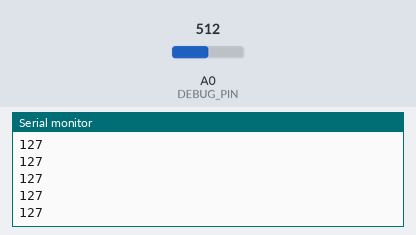
Recording of a sketch running on a simulated Arduino Leonardo, built with avr-gcc and run on an emulated ATmega32U4. Parts: the last lines printed to the serial monitor. The inputs (shaded band) are chosen by the test bench; at power-on: A0 (DEBUG_PIN) = 512.

Above: at 1.2 s.
1.3 s: A0 (DEBUG_PIN) set to 122
At 2.0 s:
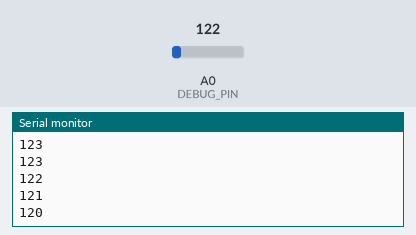
2.8 s: A0 (DEBUG_PIN) set to 90
At 3.3 s:
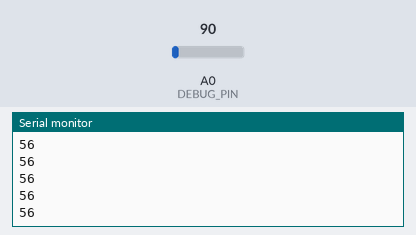
Timing chart, 0 to 5.8 s (numbered marks = the images above; inputs shaded):
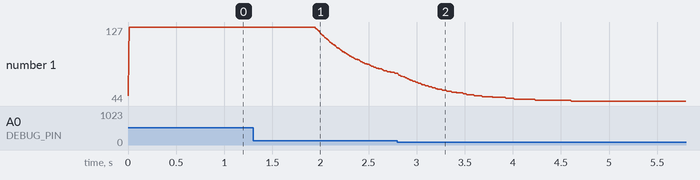

The sketch:

MidiPiezos.ino
```cpp
// (licence header left out)
#include "MIDIUSB.h"

// PIEZO SENSOR MIDI BOARD

// globals --------------------------------------------------------------------
#define MIDI_CHANNEL 1
// all the inputs must have a sensor connected, otherwise you will get noisy outputs
#define INPUTS 6
// decomment for console output instead of midi
#define CONSOLE_DEBUG
// this has to be a negative number, avoid unwanted retriggering of piezo
#define HYSTERESYS -30

// custom flags for console outputs
#ifdef CONSOLE_DEBUG
    // select the debug pin
    #define DEBUG_PIN A0
    // plot the signal
    #define DEBUG_PLOT
    // plot the signal without filtering
    //#define DEBUG_PLOT_RAW

    // test values
    #define TEST_GATE_LO 40
    #define TEST_GATE_HI 600
    #define TEST_ENV_LO 10
    #define TEST_ENV_HI 240
#endif

// for setting custom value to each different sensors
// go inside the setup to the CUSTOM VALUES section

// globals end --------------------------------------------------------------------

#ifdef CONSOLE_DEBUG
    #define INPUTS 1
#endif

// sensor struct ...-----------------------------------------------------------
struct PiezoInput {
    int pin;
    bool gateOut;
    int  gateThresholdMin;
    int  gateThresholdMax;
    int  gateCounter;
    bool gateDirection;
    int  gateNote;
    bool envOut;
    int  envThresholdMin;
    int  envThresholdMax;
    float envAtkCoeff;
    float envRelCoeff;
    float envYn;
    int  envCC;
    int envLastOutput;
    int lastValue;
};

// ----------------------------------------------------------------------------
PiezoInput sensors[INPUTS];

void setup() {

    // default values
    for (int i = 0; i < INPUTS; ++i) {
        sensors[i].pin = A0 + i;
        sensors[i].lastValue = 0;
        sensors[i].gateCounter = 1;
        sensors[i].gateDirection = false;
        sensors[i].envYn = 0.0f;
        sensors[i].envLastOutput = 0;

        sensors[i].gateOut = true;
        sensors[i].gateThresholdMin = 10;
        sensors[i].gateThresholdMax = 100;
        sensors[i].gateNote = 60 + i;

        sensors[i].envOut = true;
        sensors[i].envThresholdMin = 20;
        sensors[i].envThresholdMax = 400;
        sensors[i].envAtkCoeff = 0.8f;
        sensors[i].envRelCoeff = 0.98f;
        sensors[i].envCC = i + 1;
    }

#ifndef CONSOLE_DEBUG
    // set up custom values for the sketch here ------------CUSTOM VALUES---------------
    // example tested with drumkit

    // HI HAT
    sensors[0].gateThresholdMin = 5;
    sensors[0].gateThresholdMax = 800;
    sensors[0].envThresholdMin = 10;
    sensors[0].envThresholdMax = 200;
    sensors[0].envRelCoeff = 0.9f;

    // KICK
    sensors[1].gateThresholdMin = 250;
    sensors[1].gateThresholdMax = 1024;
    sensors[1].envThresholdMin = 350;
    sensors[1].envThresholdMax = 750;

    // SNARE
    sensors[2].gateThresholdMin = 80;
    sensors[2].gateThresholdMax = 800;
    sensors[2].envThresholdMin = 80;
    sensors[2].envThresholdMax = 600;

    // TOM 1
    sensors[3].gateThresholdMin = 200;
    sensors[3].gateThresholdMax = 800;
    sensors[3].envThresholdMin = 120;
    sensors[3].envThresholdMax = 550;

    // TOM 2
    sensors[4].gateThresholdMin = 200;
    sensors[4].gateThresholdMax = 900;
    sensors[4].envThresholdMin = 200;
    sensors[4].envThresholdMax = 650;

    // RIDE
    sensors[5].gateThresholdMin = 40;
    sensors[5].gateThresholdMax = 600;
    sensors[5].envThresholdMin = 10;
    sensors[5].envThresholdMax = 240;
    sensors[5].envRelCoeff = 0.99f;
    // ------------------------------end custom values----------------------------------

#else
    // TEST VALUES
    sensors[0].pin = DEBUG_PIN;
    sensors[0].gateThresholdMin = TEST_GATE_LO;
    sensors[0].gateThresholdMax = TEST_GATE_HI;
    sensors[0].envThresholdMin = TEST_ENV_LO;
    sensors[0].envThresholdMax = TEST_ENV_HI;
    sensors[0].envRelCoeff = 0.99f;
#endif

#ifdef CONSOLE_DEBUG
    Serial.begin(57600);
#endif
}

// helper methods -------------------------------------------------------------
void noteOn(byte channel, byte pitch, byte velocity) {
  midiEventPacket_t noteOn = {0x09, 0x90 | channel, pitch, velocity};
  MidiUSB.sendMIDI(noteOn);
}

void noteOff(byte channel, byte pitch, byte velocity) {
  midiEventPacket_t noteOff = {0x08, 0x80 | channel, pitch, velocity};
  MidiUSB.sendMIDI(noteOff);
}

void controlChange(byte channel, byte control, byte value) {
  midiEventPacket_t event = {0x0B, 0xB0 | channel, control, value};
  MidiUSB.sendMIDI(event);
}

// loop -----------------------------------------------------------------------
void loop() {

    for ( int i = 0; i < INPUTS; ++i ) {
        int sensorValue = analogRead( sensors[i].pin );

        if ( sensors[i].gateOut) { // TRIGGER ROUTINE --------------------------------------------------

            if ( sensors[i].gateCounter > 0 ) {

                bool directionNow = (sensorValue > sensors[i].lastValue );

                if ( sensors[i].gateDirection && !directionNow && (sensorValue > sensors[i].gateThresholdMin) ) { // got peak value

                    sensors[i].gateCounter = HYSTERESYS; // reset counter for debouncing

                    // calculate and send midi
                    int velo = constrain( sensorValue, sensors[i].gateThresholdMin, sensors[i].gateThresholdMax );
                    velo = map (velo, sensors[i].gateThresholdMin, sensors[i].gateThresholdMax, 1, 127 );

    #ifdef CONSOLE_DEBUG
    #ifndef DEBUG_PLOT
                    Serial.print("sending note on, note ");
                    Serial.print(sensors[i].gateNote);
                    Serial.print(", velo ");
                    Serial.print(velo);
                    Serial.print(" from pin ");
                    Serial.println( sensors[i].pin );
    #endif
    #else
                    noteOn( MIDI_CHANNEL, sensors[i].gateNote, velo );
    #endif
                }

                sensors[i].gateDirection = directionNow;
            }else{
                sensors[i].gateCounter++;
            }

        } // end of trigger routine -------------------------------------------------------------


        if ( sensors[i].envOut ) { // CC ROUTINE --------------------------------------------------

            // ENVELOPE FOLLOWER CODE
            float xn = sensorValue;
            if (xn > sensors[i].envYn ) {
                sensors[i].envYn = sensors[i].envAtkCoeff * (sensors[i].envYn - xn) + xn;
            } else {
                sensors[i].envYn = sensors[i].envRelCoeff * (sensors[i].envYn - xn) + xn;
            }

            // MAP VALUES TO RANGE
            int out = constrain( sensors[i].envYn, sensors[i].envThresholdMin, sensors[i].envThresholdMax );
            out = map (out, sensors[i].envThresholdMin, sensors[i].envThresholdMax, 0, 127 );

            if (out != sensors[i].envLastOutput ) {
    #ifdef CONSOLE_DEBUG
    #ifndef DEBUG_PLOT
            //Serial.print("sending CC, control ");
            //Serial.print(sensors[i].envCC);
            //Serial.print(", value ");
            //Serial.print(out);
            //Serial.print(" from pin ");
            //Serial.println( sensors[i].pin );
    #endif
    #else
            controlChange( MIDI_CHANNEL, sensors[i].envCC, out );
    #endif
          }

          sensors[i].envLastOutput = out;

        } // end of cc routine ------------------------------------------------------------------

        sensors[i].lastValue = sensorValue;

    #ifdef DEBUG_PLOT
    #ifdef DEBUG_PLOT_RAW
        Serial.println(sensorValue);
    #else
        Serial.println(sensors[0].envLastOutput);
    #endif
    #endif

        #ifndef CONSOLE_DEBUG
        MidiUSB.flush(); // send midi
        #endif
    }

    delay(5);        // delay in between reads for stability
}
```

Measured:
- after the input at 1.3 s, the serial monitor: prints a new line after 0.65 s (image 1)
- after the input at 2.8 s, the serial monitor: prints a new line after 0.32 s (image 2)
- plotted number 1: 127 → 75 after the input at 1.3 s, 75 → 44 after the input at 2.8 s
